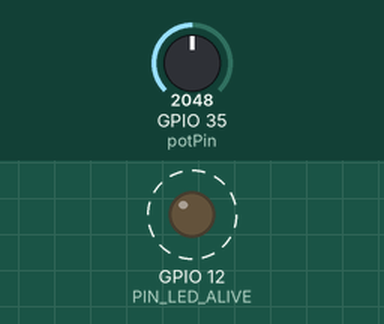
Recording of a sketch running on a simulated ESP32. Parts: output pins drawn as LEDs (lit = HIGH). Dashed ring = blinking. Inputs (shaded band) come from the test bench; at power-on: GPIO 35 (potPin) = 2048. What the sketch prints to the serial monitor is not drawn.

Above: at 0.6 s.
Timing chart, 0 to 3.0 s (numbered marks = the images above):
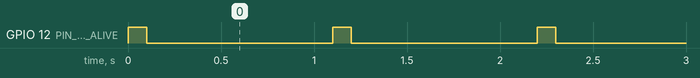

The sketch:

battery.ino
```cpp
#include <freertos/FreeRTOS.h>
#include <freertos/task.h>

#define R1 10375.0
#define R2 2085.0

// alive signal pin
#define PIN_LED_ALIVE 12

const int potPin = 35;

int potValue = 0;
float voltage_read = 0;
float voltage_battery = 0;

void task_alive(void *arg){
    (void)arg;

    while (true){
        // alive signal
        digitalWrite(PIN_LED_ALIVE, HIGH);
        vTaskDelay(100 / portTICK_PERIOD_MS);
        digitalWrite(PIN_LED_ALIVE, LOW);
        vTaskDelay(1000 / portTICK_PERIOD_MS);
    }
}

void setup() {
    pinMode(PIN_LED_ALIVE, OUTPUT);
    Serial.begin(115200);
    xTaskCreate(task_alive,     // task function
            "alive signal", // task name
            1024,           // stack size
            NULL,           // parameters
            10,             // priority
            NULL);          // handler
}

void loop() {
    // Reading potentiometer value
    potValue = analogRead(potPin);
    voltage_read = ((3.3*potValue)/4095);
    voltage_battery = ((voltage_read)/(R2/(R1+R2)));
    Serial.println(voltage_battery);
    delay(500);
}
```

Measured:
- by itself, GPIO 12 (PIN_LED_ALIVE): alternates HIGH for 0.10 s and LOW for 1.0 s
